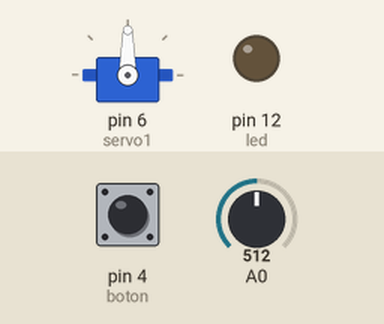
The sketch below on a simulated Arduino Uno, built with avr-gcc and run on an emulated ATmega328P. On the bench: servo, output pins drawn as LEDs (lit = HIGH). The test bench sets the inputs (shaded band); at power-on: A0 = 512, pin 4 (boton) HIGH.

Above: at 1.2 s.
1.3 s: A0 set to 716
At 2.0 s:
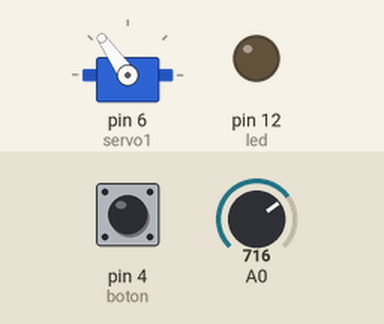
3.0 s: pin 4 (boton) pulled LOW for 0.3 s
At 3.15 s:
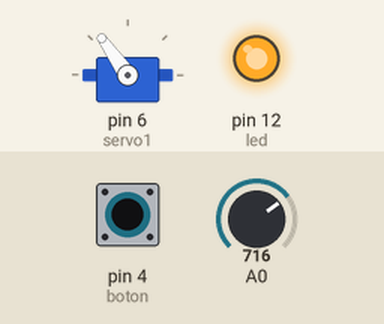
4.8 s: A0 set to 900
At 5.7 s:
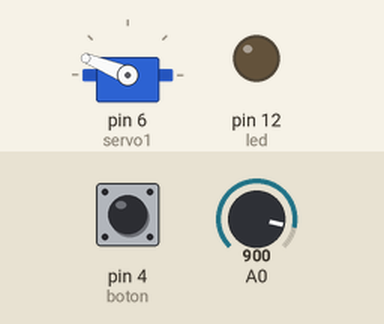
6.3 s: pin 4 (boton) pulled LOW for 1 s
At 6.9 s:
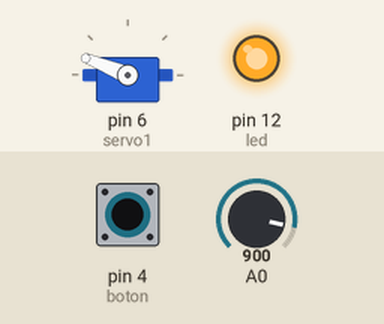
8.8 s: A0 set to 1023
At 9.9 s:
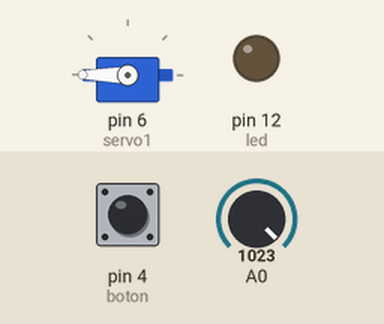
10.3 s: pin 4 (boton) pulled LOW for 0.3 s
At 10.45 s:
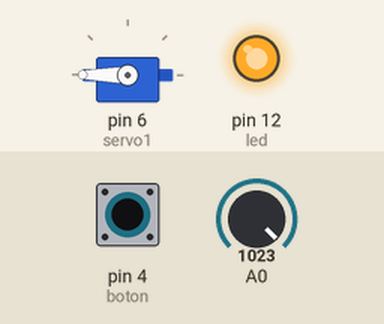
Timing chart, 0 to 13.1 s (numbered marks = the images above; inputs shaded):
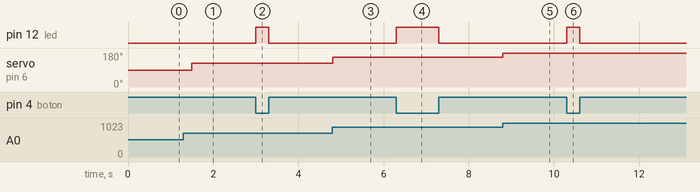

The sketch:

Joystick_con_Servo.ino
```cpp
#include <Servo.h>
Servo servo1;

int angulo=0;
int posX=A0;
int posY=A1;
int boton=4;
int led=12;

void setup() {
  servo1.attach(6);
  pinMode(boton, INPUT_PULLUP);
  pinMode(led,OUTPUT);
}
void loop() {
  angulo = map(analogRead(A0),0,1023,0,180);
  servo1.write(angulo);


  if( !digitalRead(boton)){
    digitalWrite(led,HIGH);
  }
  else {
    digitalWrite(led,LOW);
    delay(250);
  }
}
```

Measured:
- after the input at 1.3 s, servo on pin 6 (servo1): 90° → 125° after 0.20 s
- after the input at 3.0 s, pin 12 (led): LOW → HIGH at once, → LOW 0.30 s later
- after the input at 4.8 s, servo on pin 6 (servo1): 125° → 158° at once
- after the input at 6.3 s, pin 12 (led): LOW → HIGH at once, → LOW 1.0 s later
- after the input at 8.8 s, servo on pin 6 (servo1): 158° → 180° at once
- after the input at 10.3 s, pin 12 (led): LOW → HIGH at once, → LOW 0.30 s later
